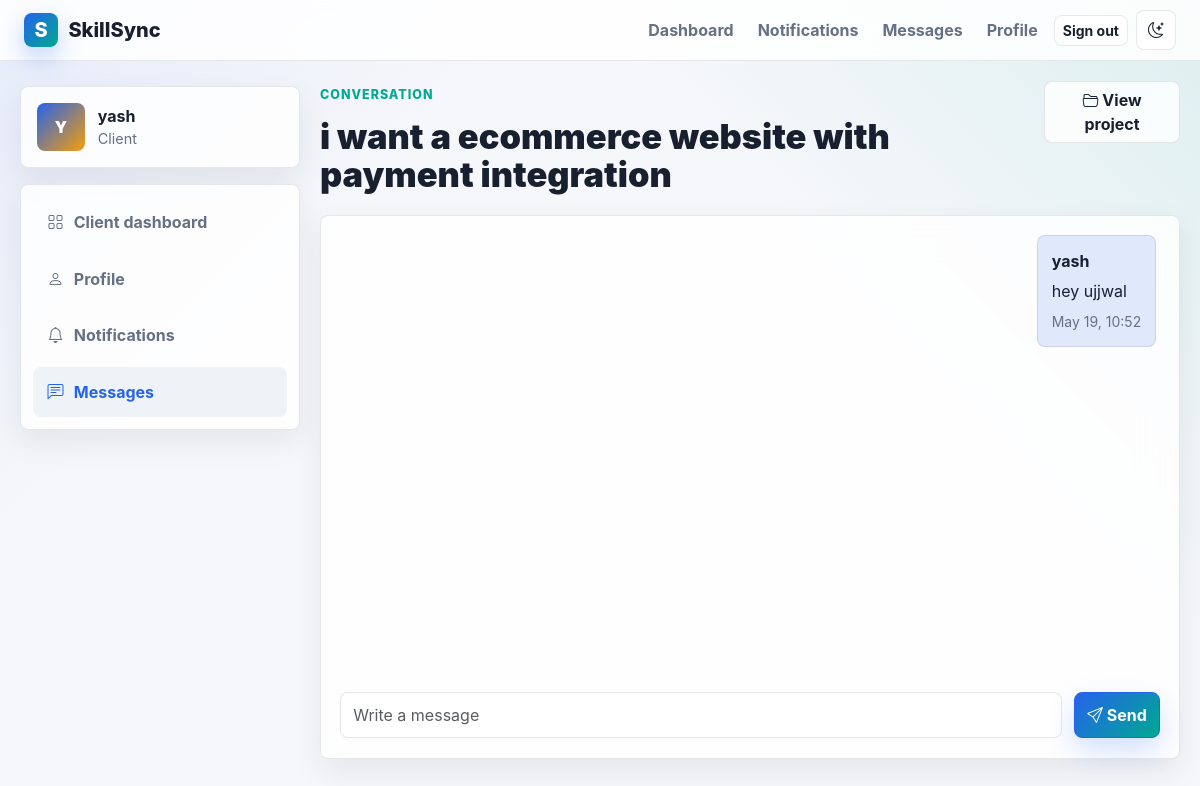
The app's page /messages/1/ (signed in) with its own data.
### core/models.py (models this page shows, shortened)
class Profile(models.Model):
    ROLE_CHOICES = (
        ("client", "Client"),
        ("freelancer", "Freelancer"),
    )
    AVAILABILITY_CHOICES = (
        ("available", "Available"),
        ("busy", "Busy"),
        ("offline", "Offline"),
    )
    user = models.OneToOneField(User, on_delete=models.CASCADE, related_name="profile")
    role = models.CharField(max_length=20, choices=ROLE_CHOICES, default="freelancer")
    full_name = models.CharField(max_length=120, blank=True)
    headline = models.CharField(max_length=180, blank=True)
    bio = models.TextField(blank=True)
    skills = models.TextField(
        blank=True,
        help_text="Comma-separated skills, for example: Django, UI Design, Payments",
    )
    location = models.CharField(max_length=120, blank=True)
    hourly_rate = models.PositiveIntegerField(default=0)
    completed_projects = models.PositiveIntegerField(default=0)
    rating = models.DecimalField(max_digits=3, decimal_places=2, default=0)
    total_reviews = models.PositiveIntegerField(default=0)
    portfolio_url = models.URLField(blank=True)
    availability = models.CharField(
        max_length=20,
        choices=AVAILABILITY_CHOICES,
        default="available",
    )
    created_at = models.DateTimeField(auto_now_add=True)
    updated_at = models.DateTimeField(auto_now=True)
    @property
    def display_name(self):
        return self.full_name or self.user.get_full_name() or self.user.username

class ChatThread(models.Model):
    project = models.ForeignKey(
        Project,
        on_delete=models.CASCADE,
        null=True,
        blank=True,
        related_name="chat_threads",
    )
    client = models.ForeignKey(
        User,
        on_delete=models.CASCADE,
        related_name="client_threads",
    )
    freelancer = models.ForeignKey(
        User,
        on_delete=models.CASCADE,
        related_name="freelancer_threads",
    )
    created_at = models.DateTimeField(auto_now_add=True)
    updated_at = models.DateTimeField(auto_now=True)
    class Meta:
        ordering = ("-updated_at",)

class Project(models.Model):
    STATUS_CHOICES = (
        ("open", "Open"),
        ("in_review", "In Review"),
        ("in_progress", "In Progress"),
        ("completed", "Completed"),
        ("cancelled", "Cancelled"),
    )
    COMPLEXITY_CHOICES = (
        ("basic", "Basic"),
        ("intermediate", "Intermediate"),
        ("advanced", "Advanced"),
        ("expert", "Expert"),
    )
    user = models.ForeignKey(User, on_delete=models.CASCADE, related_name="projects")
    title = models.CharField(max_length=180, blank=True)
    description = models.TextField()
    min_price = models.PositiveIntegerField(default=0)
    max_price = models.PositiveIntegerField(default=0)
    estimated_price = models.PositiveIntegerField(default=0)
    estimated_days = models.PositiveIntegerField(default=0)
    estimated_time_label = models.CharField(max_length=80, blank=True)
    complexity = models.CharField(
        max_length=20,
        choices=COMPLEXITY_CHOICES,
        default="intermediate",
    )
    confidence_score = models.PositiveIntegerField(default=0)
    skills = models.JSONField(default=list, blank=True)
    tags = models.JSONField(default=list, blank=True)
    budget_justification = models.TextField(blank=True)
    status = models.CharField(max_length=20, choices=STATUS_CHOICES, default="open")
    accepted_bid = models.ForeignKey(
        "Bid",
        on_delete=models.SET_NULL,
        null=True,
        blank=True,
        related_name="accepted_for_projects",
    )
    created_at = models.DateTimeField(auto_now_add=True)
    updated_at = models.DateTimeField(auto_now=True)
    class Meta:
        ordering = ("-created_at",)
    @property
    def title_or_summary(self):
        if self.title:
            return self.title
        return self.description[:70]
    def get_absolute_url(self):
        return reverse("project_detail", args=[self.pk])

class ChatMessage(models.Model):
    thread = models.ForeignKey(
        ChatThread,
        on_delete=models.CASCADE,
        related_name="messages",
    )
    sender = models.ForeignKey(User, on_delete=models.CASCADE, related_name="sent_messages")
    body = models.TextField()
    is_read = models.BooleanField(default=False)
    created_at = models.DateTimeField(auto_now_add=True)
    class Meta:
        ordering = ("created_at",)

### core/views.py (the view, shortened to what this page needs)
# urls.py: path("messages/<int:thread_id>/", views.chat_thread, name="chat_thread"),
@login_required
def chat_thread(request, thread_id):
    thread = get_object_or_404(
        ChatThread.objects.select_related("project", "client", "freelancer"),
        id=thread_id,
    )
    if request.user not in (thread.client, thread.freelancer):
        messages.error(request, "You do not have access to this conversation.")
        return redirect("inbox")
    thread.messages.filter(is_read=False).exclude(sender=request.user).update(is_read=True)
    return render(request, "core/chat_thread.html", {"thread": thread})

### core/context_processors.py (called while the page is built)
def notifications(request):
    if not request.user.is_authenticated:
        return {"unread_notifications": 0}
    return {
        "unread_notifications": request.user.notifications.filter(is_read=False).count(),
    }

### core/templates/core/chat_thread.html (shortened to what this page needs)
{% extends "core/base.html" %}
{% block content %}
<div class="app-shell">
    {% include "core/includes/sidebar.html" with active="messages" %}
    <section class="dashboard-content">
        <div class="dashboard-header">
            <div>
                <span class="eyebrow">Conversation</span>
                <h1>{{ thread.project.title_or_summary|default:"Project chat" }}</h1>
            </div>
            {% if thread.project %}
                <a class="btn btn-ghost" href="{{ thread.project.get_absolute_url }}">
                    <i class="bi bi-folder2-open"></i> View project
                </a>
            {% endif %}
        </div>
        <div class="chat-panel glass-panel">
            <div class="message-list">
                {% for message in thread.messages.all %}
                    <div class="message-bubble {% if message.sender == user %}mine{% endif %}">
                        <strong>{{ message.sender.profile.display_name }}</strong>
                        <p>{{ message.body }}</p>
                        <small>{{ message.created_at|date:"M d, H:i" }}</small>
                    </div>
                {% empty %}
                    <div class="empty-state">No messages yet.</div>
                {% endfor %}
            </div>
            <form method="POST" class="message-form" data-loading>
                <input class="form-control" name="body" placeholder="Write a message" required>
                <button class="btn btn-primary" type="submit"><i class="bi bi-send"></i> Send</button>
            </form>
        </div>
    </section>
</div>
{% endblock %}

### core/templates/core/includes/sidebar.html
<aside class="sidebar">
    <div class="sidebar-card">
        <div class="sidebar-avatar">{{ user.username|slice:":1"|upper }}</div>
        <div>
            <strong>{{ user.profile.display_name }}</strong>
            <span>{{ user.profile.get_role_display }}</span>
        </div>
    </div>
    <nav class="sidebar-nav">
        {% if user.profile.role == "client" %}
            <a class="{% if active == 'client' %}active{% endif %}" href="{% url 'client_dashboard' %}">
                <i class="bi bi-grid"></i> Client dashboard
            </a>
        {% else %}
            <a class="{% if active == 'freelancer' %}active{% endif %}" href="{% url 'freelancer_dashboard' %}">
                <i class="bi bi-search"></i> Find projects
            </a>
        {% endif %}
        <a class="{% if active == 'profile' %}active{% endif %}" href="{% url 'profile' %}">
            <i class="bi bi-person"></i> Profile
        </a>
        <a class="{% if active == 'notifications' %}active{% endif %}" href="{% url 'notifications' %}">
            <i class="bi bi-bell"></i> Notifications
        </a>
        <a class="{% if active == 'messages' %}active{% endif %}" href="{% url 'inbox' %}">
            <i class="bi bi-chat-left-text"></i> Messages
        </a>
    </nav>
</aside>

### core/static/core/css/styles.css (style rules this page uses)
:root { --bg: #f6f7fb; --surface: rgba(255, 255, 255, 0.82); --surface-solid: #ffffff; --surface-muted: #eef3f8; --text: #18202f; --muted: #667085; --border: rgba(24, 32, 47, 0.1); --primary: #2563eb; --primary-dark: #1d4ed8; --teal: #00a991; --amber: #f59e0b; --rose: #e11d48; --shadow: 0 18px 48px rgba(24, 32, 47, 0.12); --shadow-soft: 0 12px 30px rgba(24, 32, 47, 0.08); --radius: 8px; }
* { box-sizing: border-box; }
html { min-height: 100%; }
body { min-height: 100%; margin: 0; background: linear-gradient(135deg, rgba(37, 99, 235, 0.08), transparent 28%), linear-gradient(225deg, rgba(0, 169, 145, 0.1), transparent 32%), var(--bg); color: var(--text); font-family: Inter, ui-sans-serif, system-ui, -apple-system, BlinkMacSystemFont, "Segoe UI", sans-serif; letter-spacing: 0; }
a { color: inherit; text-decoration: none; }
.btn { border-radius: var(--radius); font-weight: 750; transition: transform 180ms ease, box-shadow 180ms ease, background 180ms ease; }
.btn-primary { border-color: var(--primary); background: linear-gradient(135deg, var(--primary), var(--teal)); box-shadow: 0 12px 28px rgba(37, 99, 235, 0.2); }
.btn-ghost { border: 1px solid var(--border); background: var(--surface); color: var(--text); }
.eyebrow { display: inline-flex; align-items: center; gap: 0.4rem; margin-bottom: 0.8rem; color: var(--teal); font-size: 0.78rem; font-weight: 850; letter-spacing: 0.08em; text-transform: uppercase; }
.hero-metrics div, .feature-card, .metric-card, .glass-panel, .project-card { border: 1px solid var(--border); border-radius: var(--radius); background: var(--surface); box-shadow: var(--shadow-soft); backdrop-filter: blur(18px); }
.section-heading h2, .dashboard-header h1, .auth-heading h1, .panel-heading h2, .section-title-row h2 { margin: 0; color: var(--text); font-weight: 900; line-height: 1.12; }
.form-control, .form-select { min-height: 46px; border: 1px solid var(--border); border-radius: var(--radius); background-color: color-mix(in srgb, var(--surface-solid) 92%, transparent); color: var(--text); }
.app-shell { display: grid; grid-template-columns: 280px minmax(0, 1fr); gap: 1.25rem; width: min(1520px, 100%); margin: 0 auto; padding: 1.25rem; }
.sidebar { position: sticky; top: 86px; align-self: start; display: grid; gap: 1rem; }
.sidebar-card { display: flex; align-items: center; gap: 0.8rem; padding: 1rem; border: 1px solid var(--border); border-radius: var(--radius); background: var(--surface); box-shadow: var(--shadow-soft); }
.sidebar-card span { display: block; color: var(--muted); font-size: 0.9rem; }
.sidebar-avatar, .profile-avatar { display: grid; flex: 0 0 auto; width: 48px; height: 48px; place-items: center; border-radius: var(--radius); background: linear-gradient(135deg, var(--primary), var(--amber)); color: white; font-weight: 900; }
.sidebar-nav { display: grid; gap: 0.45rem; padding: 0.75rem; border: 1px solid var(--border); border-radius: var(--radius); background: var(--surface); box-shadow: var(--shadow-soft); }
.sidebar-nav a { display: flex; align-items: center; gap: 0.65rem; padding: 0.8rem 0.9rem; border-radius: var(--radius); color: var(--muted); font-weight: 750; }
.sidebar-nav a.active, .sidebar-nav a:hover { background: var(--surface-muted); color: var(--primary); }
.dashboard-content { display: grid; gap: 1.25rem; min-width: 0; }
.dashboard-header, .section-title-row, .panel-heading, .project-card-header { display: flex; align-items: flex-start; justify-content: space-between; gap: 1rem; }
.dashboard-header h1 { max-width: 760px; font-size: 2.15rem; }
.glass-panel { padding: 1.2rem; }
.chat-panel { min-height: 68vh; display: grid; grid-template-rows: minmax(320px, 1fr) auto; }
.message-list { display: flex; flex-direction: column; gap: 0.8rem; overflow-y: auto; padding-right: 0.25rem; }
.message-bubble { max-width: min(72%, 620px); align-self: flex-start; padding: 0.85rem; border: 1px solid var(--border); border-radius: var(--radius); background: var(--surface-muted); }
.message-bubble.mine { align-self: flex-end; background: color-mix(in srgb, var(--primary) 14%, var(--surface-solid)); }
.message-bubble p { margin: 0.35rem 0; }
.message-bubble small { color: var(--muted); }
.message-form { display: grid; grid-template-columns: minmax(0, 1fr) auto; gap: 0.75rem; padding-top: 1rem; }

### records on screen
ChatThread: project.title_or_summary "i want a ecommerce website with payment integration"
ChatMessage: sender.profile.display_name "yash", body "hey ujjwal", created_at "May 19, 10:52"

### other values on screen
{{ user.username|slice:":1"|upper }} "Y"
{{ user.profile.display_name }} "yash"
{{ user.profile.get_role_display }} "Client"
